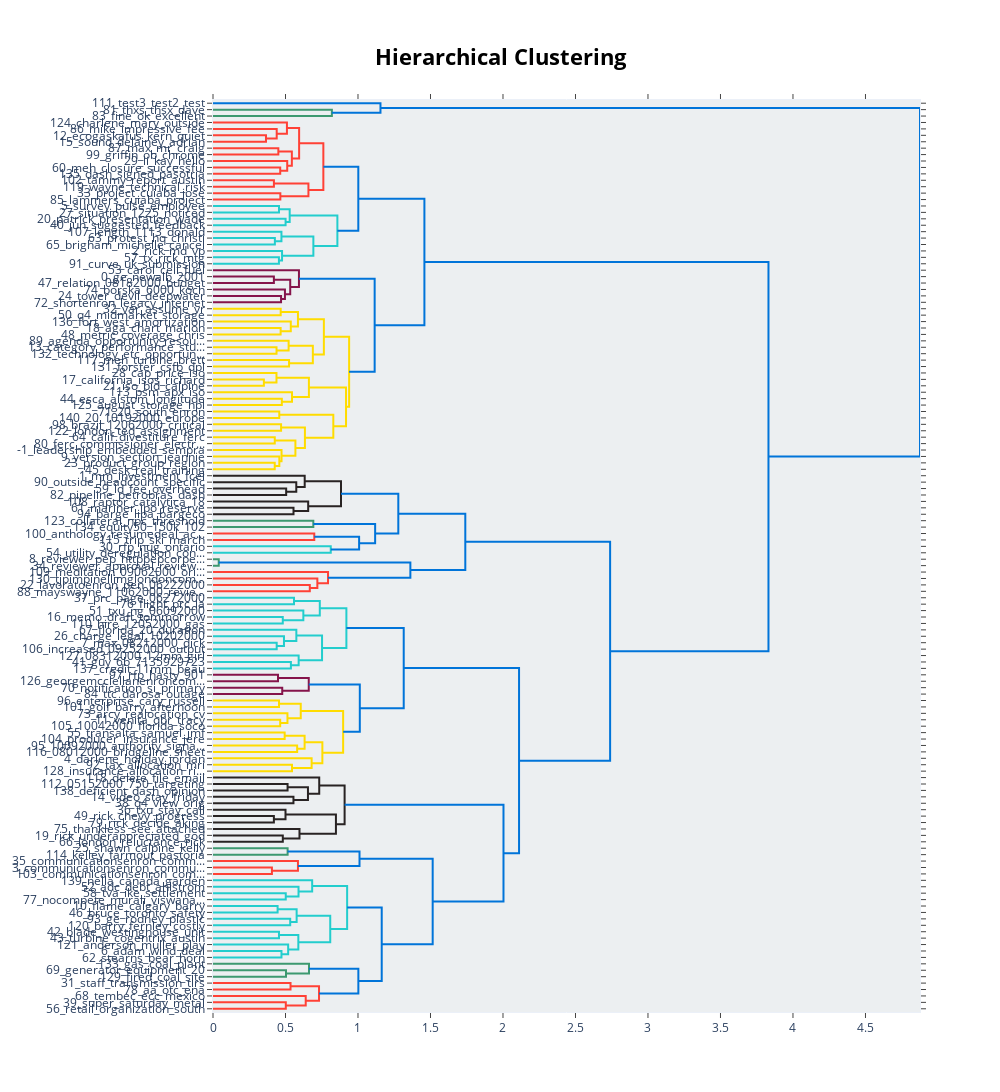

The cell this chart's notebook holds for it:
### Code cell
model.topic_tree(topic_model)

### Figure 1 — Plotly figure (JSON) as saved in the notebook; plotly's stock layout.template omitted (floating-point values rounded to 4 significant figures; data arrays with more than 128 entries replaced by an {"elided": "..."} marker saying what was removed)
{"data": [{"hoverinfo": "text", "marker": {"color": "rgb(61,153,112)"}, "mode": "lines", "type": "scatter", "x": [0, 0.8199, 0.8199, 0], "xaxis": "x", "y": [-15, -15, -25, -25], "yaxis": "y"}, {"hoverinfo": "text", "marker": {"color": "rgb(0,116,217)"}, "mode": "lines", "type": "scatter", "x": [0, 1.155, 1.155, 0.8199], "xaxis": "x", "y": [-5, -5, -20, -20], "yaxis": "y"}, {"hoverinfo": "text", "marker": {"color": "rgb(255,65,54)"}, "mode": "lines", "type": "scatter", "x": [0, 0.3654, 0.3654, 0], "xaxis": "x", "y": [-55, -55, -65, -65], "yaxis": "y"}, {"hoverinfo": "text", "marker": {"color": "rgb(255,65,54)"}, "mode": "lines", "type": "scatter", "x": [0, 0.4393, 0.4393, 0.3654], "xaxis": "x", "y": [-45, -45, -60, -60], "yaxis": "y"}, {"hoverinfo": "text", "marker": {"color": "rgb(255,65,54)"}, "mode": "lines", "type": "scatter", "x": [0, 0.5099, 0.5099, 0.4393], "xaxis": "x", "y": [-35, -35, -52.5, -52.5], "yaxis": "y"}, {"hoverinfo": "text", "marker": {"color": "rgb(255,65,54)"}, "mode": "lines", "type": "scatter", "x": [0, 0.4506, 0.4506, 0], "xaxis": "x", "y": [-75, -75, -85, -85], "yaxis": "y"}, {"hoverinfo": "text", "marker": {"color": "rgb(255,65,54)"}, "mode": "lines", "type": "scatter", "x": [0, 0.4636, 0.4636, 0], "xaxis": "x", "y": [-105, -105, -115, -115], "yaxis": "y"}, {"hoverinfo": "text", "marker": {"color": "rgb(255,65,54)"}, "mode": "lines", "type": "scatter", "x": [0, 0.5119, 0.5119, 0.4636], "xaxis": "x", "y": [-95, -95, -110, -110], "yaxis": "y"}, {"hoverinfo": "text", "marker": {"color": "rgb(255,65,54)"}, "mode": "lines", "type": "scatter", "x": [0.4506, 0.5438, 0.5438, 0.5119], "xaxis": "x", "y": [-80, -80, -102.5, -102.5], "yaxis": "y"}, {"hoverinfo": "text", "marker": {"color": "rgb(255,65,54)"}, "mode": "lines", "type": "scatter", "x": [0.5099, 0.594, 0.594, 0.5438], "xaxis": "x", "y": [-43.75, -43.75, -91.25, -91.25], "yaxis": "y"}, {"hoverinfo": "text", "marker": {"color": "rgb(255,65,54)"}, "mode": "lines", "type": "scatter", "x": [0, 0.4201, 0.4201, 0], "xaxis": "x", "y": [-125, -125, -135, -135], "yaxis": "y"}, {"hoverinfo": "text", "marker": {"color": "rgb(255,65,54)"}, "mode": "lines", "type": "scatter", "x": [0, 0.4645, 0.4645, 0], "xaxis": "x", "y": [-145, -145, -155, -155], "yaxis": "y"}, {"hoverinfo": "text", "marker": {"color": "rgb(255,65,54)"}, "mode": "lines", "type": "scatter", "x": [0.4201, 0.6581, 0.6581, 0.4645], "xaxis": "x", "y": [-130, -130, -150, -150], "yaxis": "y"}, {"hoverinfo": "text", "marker": {"color": "rgb(255,65,54)"}, "mode": "lines", "type": "scatter", "x": [0.594, 0.7611, 0.7611, 0.6581], "xaxis": "x", "y": [-67.5, -67.5, -140, -140], "yaxis": "y"}, {"hoverinfo": "text", "marker": {"color": "rgb(35,205,205)"}, "mode": "lines", "type": "scatter", "x": [0, 0.4551, 0.4551, 0], "xaxis": "x", "y": [-165, -165, -175, -175], "yaxis": "y"}, {"hoverinfo": "text", "marker": {"color": "rgb(35,205,205)"}, "mode": "lines", "type": "scatter", "x": [0, 0.5006, 0.5006, 0], "xaxis": "x", "y": [-185, -185, -195, -195], "yaxis": "y"}, {"hoverinfo": "text", "marker": {"color": "rgb(35,205,205)"}, "mode": "lines", "type": "scatter", "x": [0.4551, 0.5289, 0.5289, 0.5006], "xaxis": "x", "y": [-170, -170, -190, -190], "yaxis": "y"}, {"hoverinfo": "text", "marker": {"color": "rgb(35,205,205)"}, "mode": "lines", "type": "scatter", "x": [0, 0.4267, 0.4267, 0], "xaxis": "x", "y": [-215, -215, -225, -225], "yaxis": "y"}, {"hoverinfo": "text", "marker": {"color": "rgb(35,205,205)"}, "mode": "lines", "type": "scatter", "x": [0, 0.472, 0.472, 0.4267], "xaxis": "x", "y": [-205, -205, -220, -220], "yaxis": "y"}, {"hoverinfo": "text", "marker": {"color": "rgb(35,205,205)"}, "mode": "lines", "type": "scatter", "x": [0, 0.4546, 0.4546, 0], "xaxis": "x", "y": [-245, -245, -255, -255], "yaxis": "y"}, {"hoverinfo": "text", "marker": {"color": "rgb(35,205,205)"}, "mode": "lines", "type": "scatter", "x": [0, 0.4762, 0.4762, 0.4546], "xaxis": "x", "y": [-235, -235, -250, -250], "yaxis": "y"}, {"hoverinfo": "text", "marker": {"color": "rgb(35,205,205)"}, "mode": "lines", "type": "scatter", "x": [0.472, 0.6923, 0.6923, 0.4762], "xaxis": "x", "y": [-212.5, -212.5, -242.5, -242.5], "yaxis": "y"}, {"hoverinfo": "text", "marker": {"color": "rgb(35,205,205)"}, "mode": "lines", "type": "scatter", "x": [0.5289, 0.8579, 0.8579, 0.6923], "xaxis": "x", "y": [-180, -180, -227.5, -227.5], "yaxis": "y"}, {"hoverinfo": "text", "marker": {"color": "rgb(0,116,217)"}, "mode": "lines", "type": "scatter", "x": [0.7611, 1.002, 1.002, 0.8579], "xaxis": "x", "y": [-103.8, -103.8, -203.8, -203.8], "yaxis": "y"}, {"hoverinfo": "text", "marker": {"color": "rgb(133,20,75)"}, "mode": "lines", "type": "scatter", "x": [0, 0.4199, 0.4199, 0], "xaxis": "x", "y": [-275, -275, -285, -285], "yaxis": "y"}, {"hoverinfo": "text", "marker": {"color": "rgb(133,20,75)"}, "mode": "lines", "type": "scatter", "x": [0, 0.4694, 0.4694, 0], "xaxis": "x", "y": [-305, -305, -315, -315], "yaxis": "y"}, {"hoverinfo": "text", "marker": {"color": "rgb(133,20,75)"}, "mode": "lines", "type": "scatter", "x": [0, 0.4962, 0.4962, 0.4694], "xaxis": "x", "y": [-295, -295, -310, -310], "yaxis": "y"}, {"hoverinfo": "text", "marker": {"color": "rgb(133,20,75)"}, "mode": "lines", "type": "scatter", "x": [0.4199, 0.5326, 0.5326, 0.4962], "xaxis": "x", "y": [-280, -280, -302.5, -302.5], "yaxis": "y"}, {"hoverinfo": "text", "marker": {"color": "rgb(133,20,75)"}, "mode": "lines", "type": "scatter", "x": [0, 0.5928, 0.5928, 0.5326], "xaxis": "x", "y": [-265, -265, -291.2, -291.2], "yaxis": "y"}, {"hoverinfo": "text", "marker": {"color": "rgb(255,220,0)"}, "mode": "lines", "type": "scatter", "x": [0, 0.4668, 0.4668, 0], "xaxis": "x", "y": [-325, -325, -335, -335], "yaxis": "y"}, {"hoverinfo": "text", "marker": {"color": "rgb(255,220,0)"}, "mode": "lines", "type": "scatter", "x": [0, 0.4665, 0.4665, 0], "xaxis": "x", "y": [-355, -355, -365, -365], "yaxis": "y"}, {"hoverinfo": "text", "marker": {"color": "rgb(255,220,0)"}, "mode": "lines", "type": "scatter", "x": [0, 0.5365, 0.5365, 0.4665], "xaxis": "x", "y": [-345, -345, -360, -360], "yaxis": "y"}, {"hoverinfo": "text", "marker": {"color": "rgb(255,220,0)"}, "mode": "lines", "type": "scatter", "x": [0.4668, 0.5859, 0.5859, 0.5365], "xaxis": "x", "y": [-330, -330, -352.5, -352.5], "yaxis": "y"}, {"hoverinfo": "text", "marker": {"color": "rgb(255,220,0)"}, "mode": "lines", "type": "scatter", "x": [0, 0.4382, 0.4382, 0], "xaxis": "x", "y": [-385, -385, -395, -395], "yaxis": "y"}, {"hoverinfo": "text", "marker": {"color": "rgb(255,220,0)"}, "mode": "lines", "type": "scatter", "x": [0, 0.5216, 0.5216, 0.4382], "xaxis": "x", "y": [-375, -375, -390, -390], "yaxis": "y"}, {"hoverinfo": "text", "marker": {"color": "rgb(255,220,0)"}, "mode": "lines", "type": "scatter", "x": [0, 0.5246, 0.5246, 0], "xaxis": "x", "y": [-405, -405, -415, -415], "yaxis": "y"}, {"hoverinfo": "text", "marker": {"color": "rgb(255,220,0)"}, "mode": "lines", "type": "scatter", "x": [0.5216, 0.6886, 0.6886, 0.5246], "xaxis": "x", "y": [-382.5, -382.5, -410, -410], "yaxis": "y"}, {"hoverinfo": "text", "marker": {"color": "rgb(255,220,0)"}, "mode": "lines", "type": "scatter", "x": [0.5859, 0.7647, 0.7647, 0.6886], "xaxis": "x", "y": [-341.2, -341.2, -396.2, -396.2], "yaxis": "y"}, {"hoverinfo": "text", "marker": {"color": "rgb(255,220,0)"}, "mode": "lines", "type": "scatter", "x": [0, 0.3508, 0.3508, 0], "xaxis": "x", "y": [-435, -435, -445, -445], "yaxis": "y"}, {"hoverinfo": "text", "marker": {"color": "rgb(255,220,0)"}, "mode": "lines", "type": "scatter", "x": [0, 0.4378, 0.4378, 0.3508], "xaxis": "x", "y": [-425, -425, -440, -440], "yaxis": "y"}, {"hoverinfo": "text", "marker": {"color": "rgb(255,220,0)"}, "mode": "lines", "type": "scatter", "x": [0, 0.4747, 0.4747, 0], "xaxis": "x", "y": [-465, -465, -475, -475], "yaxis": "y"}, {"hoverinfo": "text", "marker": {"color": "rgb(255,220,0)"}, "mode": "lines", "type": "scatter", "x": [0, 0.545, 0.545, 0.4747], "xaxis": "x", "y": [-455, -455, -470, -470], "yaxis": "y"}, {"hoverinfo": "text", "marker": {"color": "rgb(255,220,0)"}, "mode": "lines", "type": "scatter", "x": [0.4378, 0.6614, 0.6614, 0.545], "xaxis": "x", "y": [-432.5, -432.5, -462.5, -462.5], "yaxis": "y"}, {"hoverinfo": "text", "marker": {"color": "rgb(255,220,0)"}, "mode": "lines", "type": "scatter", "x": [0, 0.457, 0.457, 0], "xaxis": "x", "y": [-485, -485, -495, -495], "yaxis": "y"}, {"hoverinfo": "text", "marker": {"color": "rgb(255,220,0)"}, "mode": "lines", "type": "scatter", "x": [0, 0.4695, 0.4695, 0], "xaxis": "x", "y": [-505, -505, -515, -515], "yaxis": "y"}, {"hoverinfo": "text", "marker": {"color": "rgb(255,220,0)"}, "mode": "lines", "type": "scatter", "x": [0, 0.426, 0.426, 0], "xaxis": "x", "y": [-525, -525, -535, -535], "yaxis": "y"}, {"hoverinfo": "text", "marker": {"color": "rgb(255,220,0)"}, "mode": "lines", "type": "scatter", "x": [0, 0.4257, 0.4257, 0], "xaxis": "x", "y": [-565, -565, -575, -575], "yaxis": "y"}, {"hoverinfo": "text", "marker": {"color": "rgb(255,220,0)"}, "mode": "lines", "type": "scatter", "x": [0, 0.4575, 0.4575, 0.4257], "xaxis": "x", "y": [-555, -555, -570, -570], "yaxis": "y"}, {"hoverinfo": "text", "marker": {"color": "rgb(255,220,0)"}, "mode": "lines", "type": "scatter", "x": [0, 0.4726, 0.4726, 0.4575], "xaxis": "x", "y": [-545, -545, -562.5, -562.5], "yaxis": "y"}, {"hoverinfo": "text", "marker": {"color": "rgb(255,220,0)"}, "mode": "lines", "type": "scatter", "x": [0.426, 0.5683, 0.5683, 0.4726], "xaxis": "x", "y": [-530, -530, -553.8, -553.8], "yaxis": "y"}, {"hoverinfo": "text", "marker": {"color": "rgb(255,220,0)"}, "mode": "lines", "type": "scatter", "x": [0.4695, 0.6339, 0.6339, 0.5683], "xaxis": "x", "y": [-510, -510, -541.9, -541.9], "yaxis": "y"}, {"hoverinfo": "text", "marker": {"color": "rgb(255,220,0)"}, "mode": "lines", "type": "scatter", "x": [0.457, 0.8298, 0.8298, 0.6339], "xaxis": "x", "y": [-490, -490, -525.9, -525.9], "yaxis": "y"}, {"hoverinfo": "text", "marker": {"color": "rgb(255,220,0)"}, "mode": "lines", "type": "scatter", "x": [0.6614, 0.9175, 0.9175, 0.8298], "xaxis": "x", "y": [-447.5, -447.5, -508.0, -508.0], "yaxis": "y"}, {"hoverinfo": "text", "marker": {"color": "rgb(255,220,0)"}, "mode": "lines", "type": "scatter", "x": [0.7647, 0.9388, 0.9388, 0.9175], "xaxis": "x", "y": [-368.8, -368.8, -477.7, -477.7], "yaxis": "y"}, {"hoverinfo": "text", "marker": {"color": "rgb(0,116,217)"}, "mode": "lines", "type": "scatter", "x": [0.5928, 1.115, 1.115, 0.9388], "xaxis": "x", "y": [-278.1, -278.1, -423.2, -423.2], "yaxis": "y"}, {"hoverinfo": "text", "marker": {"color": "rgb(0,116,217)"}, "mode": "lines", "type": "scatter", "x": [1.002, 1.458, 1.458, 1.115], "xaxis": "x", "y": [-153.8, -153.8, -350.7, -350.7], "yaxis": "y"}, {"hoverinfo": "text", "marker": {"color": "rgb(40,35,35)"}, "mode": "lines", "type": "scatter", "x": [0, 0.5046, 0.5046, 0], "xaxis": "x", "y": [-605, -605, -615, -615], "yaxis": "y"}, {"hoverinfo": "text", "marker": {"color": "rgb(40,35,35)"}, "mode": "lines", "type": "scatter", "x": [0, 0.5743, 0.5743, 0.5046], "xaxis": "x", "y": [-595, -595, -610, -610], "yaxis": "y"}, {"hoverinfo": "text", "marker": {"color": "rgb(40,35,35)"}, "mode": "lines", "type": "scatter", "x": [0, 0.6324, 0.6324, 0.5743], "xaxis": "x", "y": [-585, -585, -602.5, -602.5], "yaxis": "y"}, {"hoverinfo": "text", "marker": {"color": "rgb(40,35,35)"}, "mode": "lines", "type": "scatter", "x": [0, 0.5552, 0.5552, 0], "xaxis": "x", "y": [-635, -635, -645, -645], "yaxis": "y"}, {"hoverinfo": "text", "marker": {"color": "rgb(40,35,35)"}, "mode": "lines", "type": "scatter", "x": [0, 0.6564, 0.6564, 0.5552], "xaxis": "x", "y": [-625, -625, -640, -640], "yaxis": "y"}, {"hoverinfo": "text", "marker": {"color": "rgb(40,35,35)"}, "mode": "lines", "type": "scatter", "x": [0.6324, 0.8828, 0.8828, 0.6564], "xaxis": "x", "y": [-593.8, -593.8, -632.5, -632.5], "yaxis": "y"}, {"hoverinfo": "text", "marker": {"color": "rgb(61,153,112)"}, "mode": "lines", "type": "scatter", "x": [0, 0.6919, 0.6919, 0], "xaxis": "x", "y": [-655, -655, -665, -665], "yaxis": "y"}, {"hoverinfo": "text", "marker": {"color": "rgb(255,65,54)"}, "mode": "lines", "type": "scatter", "x": [0, 0.6985, 0.6985, 0], "xaxis": "x", "y": [-675, -675, -685, -685], "yaxis": "y"}, {"hoverinfo": "text", "marker": {"color": "rgb(35,205,205)"}, "mode": "lines", "type": "scatter", "x": [0, 0.8121, 0.8121, 0], "xaxis": "x", "y": [-695, -695, -705, -705], "yaxis": "y"}, {"hoverinfo": "text", "marker": {"color": "rgb(0,116,217)"}, "mode": "lines", "type": "scatter", "x": [0.6985, 1.008, 1.008, 0.8121], "xaxis": "x", "y": [-680, -680, -700, -700], "yaxis": "y"}, {"hoverinfo": "text", "marker": {"color": "rgb(0,116,217)"}, "mode": "lines", "type": "scatter", "x": [0.6919, 1.118, 1.118, 1.008], "xaxis": "x", "y": [-660, -660, -690, -690], "yaxis": "y"}, {"hoverinfo": "text", "marker": {"color": "rgb(0,116,217)"}, "mode": "lines", "type": "scatter", "x": [0.8828, 1.278, 1.278, 1.118], "xaxis": "x", "y": [-613.1, -613.1, -675, -675], "yaxis": "y"}, {"hoverinfo": "text", "marker": {"color": "rgb(61,153,112)"}, "mode": "lines", "type": "scatter", "x": [0, 0.03959, 0.03959, 0], "xaxis": "x", "y": [-715, -715, -725, -725], "yaxis": "y"}, {"hoverinfo": "text", "marker": {"color": "rgb(255,65,54)"}, "mode": "lines", "type": "scatter", "x": [0, 0.6676, 0.6676, 0], "xaxis": "x", "y": [-755, -755, -765, -765], "yaxis": "y"}, {"hoverinfo": "text", "marker": {"color": "rgb(255,65,54)"}, "mode": "lines", "type": "scatter", "x": [0, 0.7197, 0.7197, 0.6676], "xaxis": "x", "y": [-745, -745, -760, -760], "yaxis": "y"}, {"hoverinfo": "text", "marker": {"color": "rgb(255,65,54)"}, "mode": "lines", "type": "scatter", "x": [0, 0.7933, 0.7933, 0.7197], "xaxis": "x", "y": [-735, -735, -752.5, -752.5], "yaxis": "y"}, {"hoverinfo": "text", "marker": {"color": "rgb(0,116,217)"}, "mode": "lines", "type": "scatter", "x": [0.03959, 1.361, 1.361, 0.7933], "xaxis": "x", "y": [-720, -720, -743.8, -743.8], "yaxis": "y"}, {"hoverinfo": "text", "marker": {"color": "rgb(0,116,217)"}, "mode": "lines", "type": "scatter", "x": [1.278, 1.74, 1.74, 1.361], "xaxis": "x", "y": [-644.1, -644.1, -731.9, -731.9], "yaxis": "y"}, {"hoverinfo": "text", "marker": {"color": "rgb(35,205,205)"}, "mode": "lines", "type": "scatter", "x": [0, 0.5587, 0.5587, 0], "xaxis": "x", "y": [-775, -775, -785, -785], "yaxis": "y"}, {"hoverinfo": "text", "marker": {"color": "rgb(35,205,205)"}, "mode": "lines", "type": "scatter", "x": [0, 0.4813, 0.4813, 0], "xaxis": "x", "y": [-805, -805, -815, -815], "yaxis": "y"}, {"hoverinfo": "text", "marker": {"color": "rgb(35,205,205)"}, "mode": "lines", "type": "scatter", "x": [0, 0.623, 0.623, 0.4813], "xaxis": "x", "y": [-795, -795, -810, -810], "yaxis": "y"}, {"hoverinfo": "text", "marker": {"color": "rgb(35,205,205)"}, "mode": "lines", "type": "scatter", "x": [0.5587, 0.7365, 0.7365, 0.623], "xaxis": "x", "y": [-780, -780, -802.5, -802.5], "yaxis": "y"}, {"hoverinfo": "text", "marker": {"color": "rgb(35,205,205)"}, "mode": "lines", "type": "scatter", "x": [0, 0.4393, 0.4393, 0], "xaxis": "x", "y": [-845, -845, -855, -855], "yaxis": "y"}, {"hoverinfo": "text", "marker": {"color": "rgb(35,205,205)"}, "mode": "lines", "type": "scatter", "x": [0, 0.4895, 0.4895, 0.4393], "xaxis": "x", "y": [-835, -835, -850, -850], "yaxis": "y"}, {"hoverinfo": "text", "marker": {"color": "rgb(35,205,205)"}, "mode": "lines", "type": "scatter", "x": [0, 0.5748, 0.5748, 0.4895], "xaxis": "x", "y": [-825, -825, -842.5, -842.5], "yaxis": "y"}, {"hoverinfo": "text", "marker": {"color": "rgb(35,205,205)"}, "mode": "lines", "type": "scatter", "x": [0, 0.5373, 0.5373, 0], "xaxis": "x", "y": [-875, -875, -885, -885], "yaxis": "y"}, {"hoverinfo": "text", "marker": {"color": "rgb(35,205,205)"}, "mode": "lines", "type": "scatter", "x": [0, 0.5907, 0.5907, 0.5373], "xaxis": "x", "y": [-865, -865, -880, -880], "yaxis": "y"}, {"hoverinfo": "text", "marker": {"color": "rgb(35,205,205)"}, "mode": "lines", "type": "scatter", "x": [0.5748, 0.7521, 0.7521, 0.5907], "xaxis": "x", "y": [-833.8, -833.8, -872.5, -872.5], "yaxis": "y"}, {"hoverinfo": "text", "marker": {"color": "rgb(35,205,205)"}, "mode": "lines", "type": "scatter", "x": [0.7365, 0.92, 0.92, 0.7521], "xaxis": "x", "y": [-791.2, -791.2, -853.1, -853.1], "yaxis": "y"}, {"hoverinfo": "text", "marker": {"color": "rgb(133,20,75)"}, "mode": "lines", "type": "scatter", "x": [0, 0.4483, 0.4483, 0], "xaxis": "x", "y": [-895, -895, -905, -905], "yaxis": "y"}, {"hoverinfo": "text", "marker": {"color": "rgb(133,20,75)"}, "mode": "lines", "type": "scatter", "x": [0, 0.4775, 0.4775, 0], "xaxis": "x", "y": [-915, -915, -925, -925], "yaxis": "y"}, {"hoverinfo": "text", "marker": {"color": "rgb(133,20,75)"}, "mode": "lines", "type": "scatter", "x": [0.4483, 0.6603, 0.6603, 0.4775], "xaxis": "x", "y": [-900, -900, -920, -920], "yaxis": "y"}, {"hoverinfo": "text", "marker": {"color": "rgb(255,220,0)"}, "mode": "lines", "type": "scatter", "x": [0, 0.4552, 0.4552, 0], "xaxis": "x", "y": [-935, -935, -945, -945], "yaxis": "y"}, {"hoverinfo": "text", "marker": {"color": "rgb(255,220,0)"}, "mode": "lines", "type": "scatter", "x": [0, 0.4635, 0.4635, 0], "xaxis": "x", "y": [-965, -965, -975, -975], "yaxis": "y"}, {"hoverinfo": "text", "marker": {"color": "rgb(255,220,0)"}, "mode": "lines", "type": "scatter", "x": [0, 0.5135, 0.5135, 0.4635], "xaxis": "x", "y": [-955, -955, -970, -970], "yaxis": "y"}, {"hoverinfo": "text", "marker": {"color": "rgb(255,220,0)"}, "mode": "lines", "type": "scatter", "x": [0.4552, 0.6052, 0.6052, 0.5135], "xaxis": "x", "y": [-940, -940, -962.5, -962.5], "yaxis": "y"}, {"hoverinfo": "text", "marker": {"color": "rgb(255,220,0)"}, "mode": "lines", "type": "scatter", "x": [0, 0.4943, 0.4943, 0], "xaxis": "x", "y": [-985, -985, -995, -995], "yaxis": "y"}, {"hoverinfo": "text", "marker": {"color": "rgb(255,220,0)"}, "mode": "lines", "type": "scatter", "x": [0, 0.5804, 0.5804, 0], "xaxis": "x", "y": [-1005, -1005, -1015, -1015], "yaxis": "y"}, {"hoverinfo": "text", "marker": {"color": "rgb(255,220,0)"}, "mode": "lines", "type": "scatter", "x": [0.4943, 0.6318, 0.6318, 0.5804], "xaxis": "x", "y": [-990, -990, -1010, -1010], "yaxis": "y"}, {"hoverinfo": "text", "marker": {"color": "rgb(255,220,0)"}, "mode": "lines", "type": "scatter", "x": [0, 0.5449, 0.5449, 0], "xaxis": "x", "y": [-1035, -1035, -1045, -1045], "yaxis": "y"}, {"hoverinfo": "text", "marker": {"color": "rgb(255,220,0)"}, "mode": "lines", "type": "scatter", "x": [0, 0.6803, 0.6803, 0.5449], "xaxis": "x", "y": [-1025, -1025, -1040, -1040], "yaxis": "y"}, {"hoverinfo": "text", "marker": {"color": "rgb(255,220,0)"}, "mode": "lines", "type": "scatter", "x": [0.6318, 0.7543, 0.7543, 0.6803], "xaxis": "x", "y": [-1000, -1000, -1032.0, -1032.0], "yaxis": "y"}, {"hoverinfo": "text", "marker": {"color": "rgb(255,220,0)"}, "mode": "lines", "type": "scatter", "x": [0.6052, 0.8975, 0.8975, 0.7543], "xaxis": "x", "y": [-951.2, -951.2, -1016.0, -1016.0], "yaxis": "y"}, {"hoverinfo": "text", "marker": {"color": "rgb(0,116,217)"}, "mode": "lines", "type": "scatter", "x": [0.6603, 1.013, 1.013, 0.8975], "xaxis": "x", "y": [-910, -910, -983.8, -983.8], "yaxis": "y"}, {"hoverinfo": "text", "marker": {"color": "rgb(0,116,217)"}, "mode": "lines", "type": "scatter", "x": [0.92, 1.315, 1.315, 1.013], "xaxis": "x", "y": [-822.2, -822.2, -946.9, -946.9], "yaxis": "y"}, {"hoverinfo": "text", "marker": {"color": "rgb(40,35,35)"}, "mode": "lines", "type": "scatter", "x": [0, 0.5143, 0.5143, 0], "xaxis": "x", "y": [-1065, -1065, -1075, -1075], "yaxis": "y"}, {"hoverinfo": "text", "marker": {"color": "rgb(40,35,35)"}, "mode": "lines", "type": "scatter", "x": [0, 0.5549, 0.5549, 0], "xaxis": "x", "y": [-1085, -1085, -1095, -1095], "yaxis": "y"}, {"hoverinfo": "text", "marker": {"color": "rgb(40,35,35)"}, "mode": "lines", "type": "scatter", "x": [0.5143, 0.6549, 0.6549, 0.5549], "xaxis": "x", "y": [-1070, -1070, -1090, -1090], "yaxis": "y"}, {"hoverinfo": "text", "marker": {"color": "rgb(40,35,35)"}, "mode": "lines", "type": "scatter", "x": [0, 0.7327, 0.7327, 0.6549], "xaxis": "x", "y": [-1055, -1055, -1080, -1080], "yaxis": "y"}, {"hoverinfo": "text", "marker": {"color": "rgb(40,35,35)"}, "mode": "lines", "type": "scatter", "x": [0, 0.4199, 0.4199, 0], "xaxis": "x", "y": [-1115, -1115, -1125, -1125], "yaxis": "y"}, {"hoverinfo": "text", "marker": {"color": "rgb(40,35,35)"}, "mode": "lines", "type": "scatter", "x": [0, 0.5, 0.5, 0.4199], "xaxis": "x", "y": [-1105, -1105, -1120, -1120], "yaxis": "y"}, {"hoverinfo": "text", "marker": {"color": "rgb(40,35,35)"}, "mode": "lines", "type": "scatter", "x": [0, 0.4815, 0.4815, 0], "xaxis": "x", "y": [-1145, -1145, -1155, -1155], "yaxis": "y"}, {"hoverinfo": "text", "marker": {"color": "rgb(40,35,35)"}, "mode": "lines", "type": "scatter", "x": [0, 0.5964, 0.5964, 0.4815], "xaxis": "x", "y": [-1135, -1135, -1150, -1150], "yaxis": "y"}, {"hoverinfo": "text", "marker": {"color": "rgb(40,35,35)"}, "mode": "lines", "type": "scatter", "x": [0.5, 0.8478, 0.8478, 0.5964], "xaxis": "x", "y": [-1112.0, -1112.0, -1142.0, -1142.0], "yaxis": "y"}, {"hoverinfo": "text", "marker": {"color": "rgb(40,35,35)"}, "mode": "lines", "type": "scatter", "x": [0.7327, 0.9077, 0.9077, 0.8478], "xaxis": "x", "y": [-1068.0, -1068.0, -1128.0, -1128.0], "yaxis": "y"}, {"hoverinfo": "text", "marker": {"color": "rgb(61,153,112)"}, "mode": "lines", "type": "scatter", "x": [0, 0.5146, 0.5146, 0], "xaxis": "x", "y": [-1165, -1165, -1175, -1175], "yaxis": "y"}, {"hoverinfo": "text", "marker": {"color": "rgb(255,65,54)"}, "mode": "lines", "type": "scatter", "x": [0, 0.4064, 0.4064, 0], "xaxis": "x", "y": [-1195, -1195, -1205, -1205], "yaxis": "y"}, {"hoverinfo": "text", "marker": {"color": "rgb(255,65,54)"}, "mode": "lines", "type": "scatter", "x": [0, 0.5859, 0.5859, 0.4064], "xaxis": "x", "y": [-1185, -1185, -1200, -1200], "yaxis": "y"}, {"hoverinfo": "text", "marker": {"color": "rgb(0,116,217)"}, "mode": "lines", "type": "scatter", "x": [0.5146, 1.01, 1.01, 0.5859], "xaxis": "x", "y": [-1170, -1170, -1192.0, -1192.0], "yaxis": "y"}, {"hoverinfo": "text", "marker": {"color": "rgb(35,205,205)"}, "mode": "lines", "type": "scatter", "x": [0, 0.5018, 0.5018, 0], "xaxis": "x", "y": [-1235, -1235, -1245, -1245], "yaxis": "y"}, {"hoverinfo": "text", "marker": {"color": "rgb(35,205,205)"}, "mode": "lines", "type": "scatter", "x": [0, 0.5898, 0.5898, 0.5018], "xaxis": "x", "y": [-1225, -1225, -1240, -1240], "yaxis": "y"}, {"hoverinfo": "text", "marker": {"color": "rgb(35,205,205)"}, "mode": "lines", "type": "scatter", "x": [0, 0.6839, 0.6839, 0.5898], "xaxis": "x", "y": [-1215, -1215, -1232.0, -1232.0], "yaxis": "y"}, {"hoverinfo": "text", "marker": {"color": "rgb(35,205,205)"}, "mode": "lines", "type": "scatter", "x": [0, 0.4456, 0.4456, 0], "xaxis": "x", "y": [-1255, -1255, -1265, -1265], "yaxis": "y"}, {"hoverinfo": "text", "marker": {"color": "rgb(35,205,205)"}, "mode": "lines", "type": "scatter", "x": [0, 0.5325, 0.5325, 0], "xaxis": "x", "y": [-1275, -1275, -1285, -1285], "yaxis": "y"}, {"hoverinfo": "text", "marker": {"color": "rgb(35,205,205)"}, "mode": "lines", "type": "scatter", "x": [0.4456, 0.5768, 0.5768, 0.5325], "xaxis": "x", "y": [-1260, -1260, -1280, -1280], "yaxis": "y"}, {"hoverinfo": "text", "marker": {"color": "rgb(35,205,205)"}, "mode": "lines", "type": "scatter", "x": [0, 0.455, 0.455, 0], "xaxis": "x", "y": [-1295, -1295, -1305, -1305], "yaxis": "y"}, {"hoverinfo": "text", "marker": {"color": "rgb(35,205,205)"}, "mode": "lines", "type": "scatter", "x": [0, 0.4722, 0.4722, 0], "xaxis": "x", "y": [-1325, -1325, -1335, -1335], "yaxis": "y"}, {"hoverinfo": "text", "marker": {"color": "rgb(35,205,205)"}, "mode": "lines", "type": "scatter", "x": [0, 0.5183, 0.5183, 0.4722], "xaxis": "x", "y": [-1315, -1315, -1330, -1330], "yaxis": "y"}, {"hoverinfo": "text", "marker": {"color": "rgb(35,205,205)"}, "mode": "lines", "type": "scatter", "x": [0.455, 0.5885, 0.5885, 0.5183], "xaxis": "x", "y": [-1300, -1300, -1322.0, -1322.0], "yaxis": "y"}, {"hoverinfo": "text", "marker": {"color": "rgb(35,205,205)"}, "mode": "lines", "type": "scatter", "x": [0.5768, 0.8086, 0.8086, 0.5885], "xaxis": "x", "y": [-1270, -1270, -1311.0, -1311.0], "yaxis": "y"}, {"hoverinfo": "text", "marker": {"color": "rgb(35,205,205)"}, "mode": "lines", "type": "scatter", "x": [0.6839, 0.9251, 0.9251, 0.8086], "xaxis": "x", "y": [-1224.0, -1224.0, -1291.0, -1291.0], "yaxis": "y"}, {"hoverinfo": "text", "marker": {"color": "rgb(61,153,112)"}, "mode": "lines", "type": "scatter", "x": [0, 0.5035, 0.5035, 0], "xaxis": "x", "y": [-1355, -1355, -1365, -1365], "yaxis": "y"}, {"hoverinfo": "text", "marker": {"color": "rgb(61,153,112)"}, "mode": "lines", "type": "scatter", "x": [0, 0.662, 0.662, 0.5035], "xaxis": "x", "y": [-1345, -1345, -1360, -1360], "yaxis": "y"}, {"hoverinfo": "text", "marker": {"color": "rgb(255,65,54)"}, "mode": "lines", "type": "scatter", "x": [0, 0.5347, 0.5347, 0], "xaxis": "x", "y": [-1375, -1375, -1385, -1385], "yaxis": "y"}, {"hoverinfo": "text", "marker": {"color": "rgb(255,65,54)"}, "mode": "lines", "type": "scatter", "x": [0, 0.5021, 0.5021, 0], "xaxis": "x", "y": [-1405, -1405, -1415, -1415], "yaxis": "y"}, {"hoverinfo": "text", "marker": {"color": "rgb(255,65,54)"}, "mode": "lines", "type": "scatter", "x": [0, 0.6394, 0.6394, 0.5021], "xaxis": "x", "y": [-1395, -1395, -1410, -1410], "yaxis": "y"}, {"hoverinfo": "text", "marker": {"color": "rgb(255,65,54)"}, "mode": "lines", "type": "scatter", "x": [0.5347, 0.7312, 0.7312, 0.6394], "xaxis": "x", "y": [-1380, -1380, -1402.0, -1402.0], "yaxis": "y"}, {"hoverinfo": "text", "marker": {"color": "rgb(0,116,217)"}, "mode": "lines", "type": "scatter", "x": [0.662, 1.002, 1.002, 0.7312], "xaxis": "x", "y": [-1352.0, -1352.0, -1391.0, -1391.0], "yaxis": "y"}, {"hoverinfo": "text", "marker": {"color": "rgb(0,116,217)"}, "mode": "lines", "type": "scatter", "x": [0.9251, 1.164, 1.164, 1.002], "xaxis": "x", "y": [-1257.0, -1257.0, -1372.0, -1372.0], "yaxis": "y"}, {"hoverinfo": "text", "marker": {"color": "rgb(0,116,217)"}, "mode": "lines", "type": "scatter", "x": [1.01, 1.515, 1.515, 1.164], "xaxis": "x", "y": [-1181.0, -1181.0, -1315.0, -1315.0], "yaxis": "y"}, {"hoverinfo": "text", "marker": {"color": "rgb(0,116,217)"}, "mode": "lines", "type": "scatter", "x": [0.9077, 2.003, 2.003, 1.515], "xaxis": "x", "y": [-1098.0, -1098.0, -1248.0, -1248.0], "yaxis": "y"}, {"hoverinfo": "text", "marker": {"color": "rgb(0,116,217)"}, "mode": "lines", "type": "scatter", "x": [1.315, 2.111, 2.111, 2.003], "xaxis": "x", "y": [-884.5, -884.5, -1173.0, -1173.0], "yaxis": "y"}, {"hoverinfo": "text", "marker": {"color": "rgb(0,116,217)"}, "mode": "lines", "type": "scatter", "x": [1.74, 2.739, 2.739, 2.111], "xaxis": "x", "y": [-688.0, -688.0, -1029.0, -1029.0], "yaxis": "y"}, {"hoverinfo": "text", "marker": {"color": "rgb(0,116,217)"}, "mode": "lines", "type": "scatter", "x": [1.458, 3.831, 3.831, 2.739], "xaxis": "x", "y": [-252.2, -252.2, -858.3, -858.3], "yaxis": "y"}, {"hoverinfo": "text", "marker": {"color": "rgb(0,116,217)"}, "mode": "lines", "type": "scatter", "x": [1.155, 4.876, 4.876, 3.831], "xaxis": "x", "y": [-12.5, -12.5, -555.3, -555.3], "yaxis": "y"}], "layout": {"autosize": false, "height": 2330, "hoverlabel": {"bgcolor": "white", "font": {"family": "Rockwell", "size": 16}}, "hovermode": "closest", "plot_bgcolor": "#ECEFF1", "showlegend": false, "title": {"font": {"color": "Black", "size": 22}, "text": "<b>Hierarchical Clustering", "x": 0.5, "xanchor": "center", "yanchor": "top"}, "width": 1000, "xaxis": {"mirror": "allticks", "rangemode": "tozero", "showgrid": false, "showline": true, "showticklabels": true, "ticks": "outside", "type": "linear", "zeroline": false}, "yaxis": {"mirror": "allticks", "range": [-1420, 0], "rangemode": "tozero", "showgrid": false, "showline": true, "showticklabels": true, "tickmode": "array", "ticks": "outside", "ticktext": {"elided": "142 str values"}, "tickvals": {"elided": "142 int values"}, "type": "linear", "zeroline": false}}}
